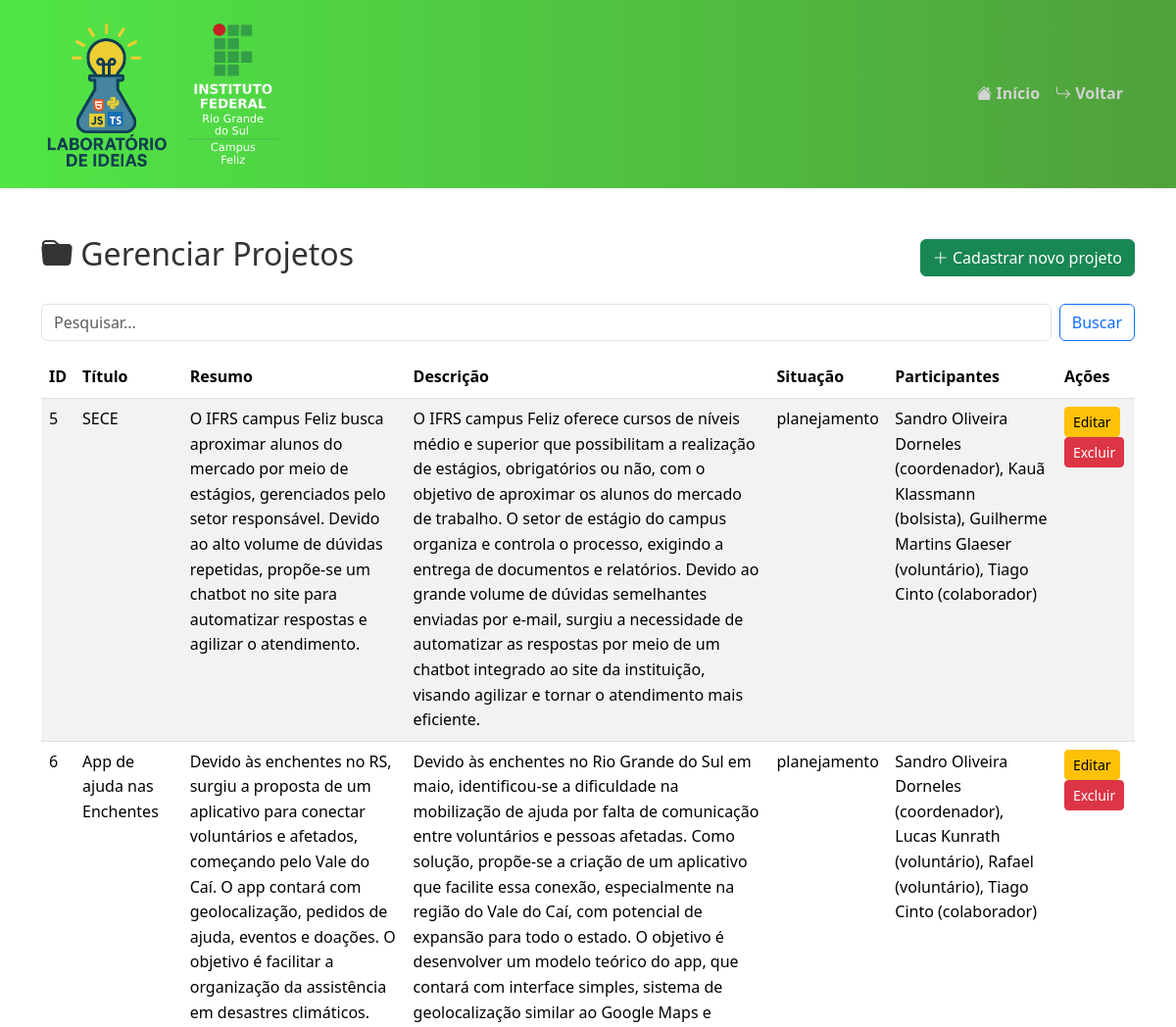
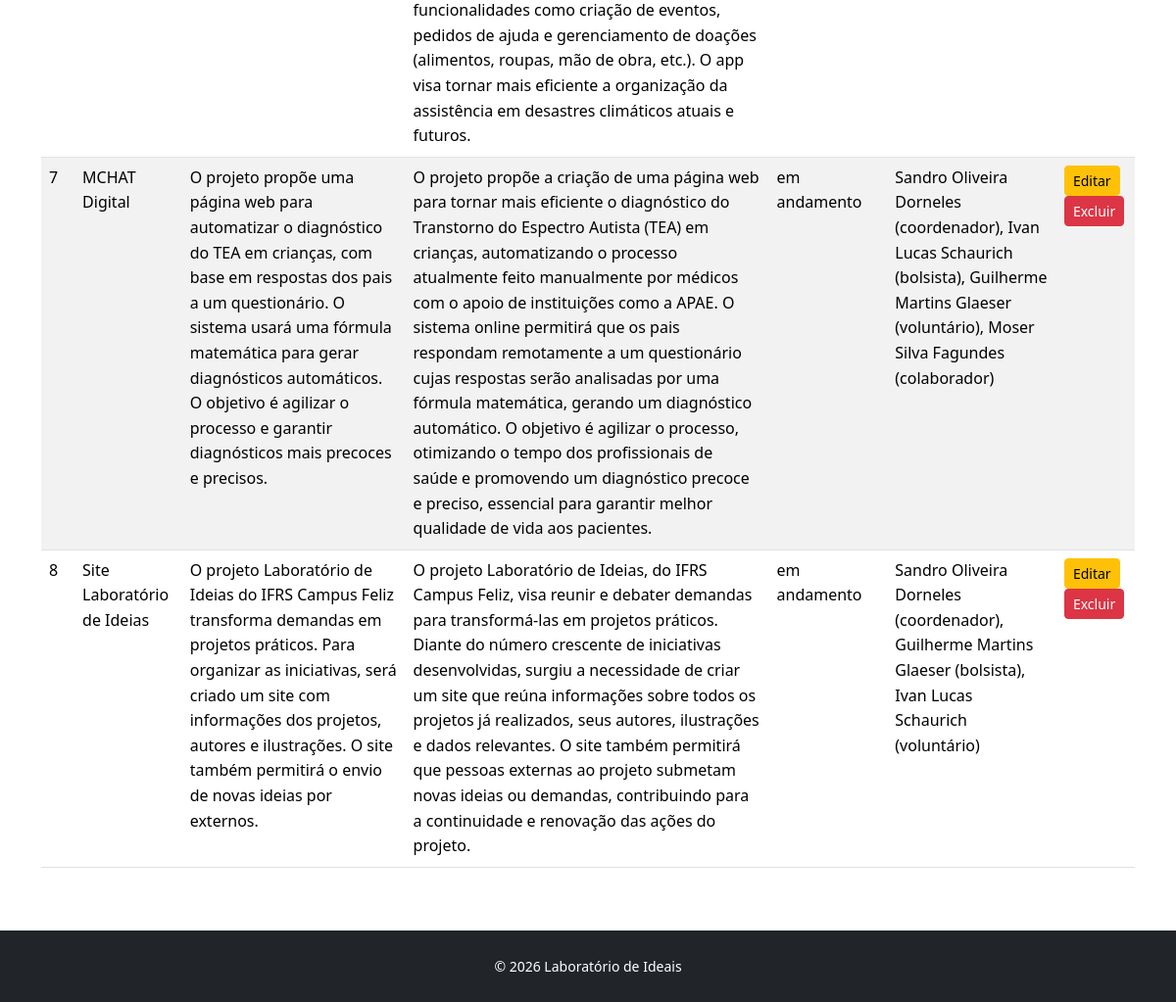
/dashboard_projetos.php, run on the app's committed database (2 pictures, top to bottom).
### tables this page shows
CREATE TABLE `projetos` (
  `id` int(11) NOT NULL,
  `titulo` varchar(150) NOT NULL,
  `resumo` text NOT NULL,
  `descricao` text NOT NULL,
  `situacao` enum('planejamento','em andamento','concluído') NOT NULL DEFAULT 'planejamento',
  `periodo_situacao` int(11) NOT NULL
);

### dashboard_projetos.php (the view, shortened to what this page needs)
<?php
require_once 'db.php';
$search = isset($_GET['search']) ? $conn->real_escape_string($_GET['search']) : '';
$sql = "SELECT * FROM projetos";
$result = $conn->query($sql);
?>
<!DOCTYPE html>
<html lang="pt-br">
<head>
  <link href="https://cdn.jsdelivr.net/npm/bootstrap@5.3.5/dist/css/bootstrap.min.css" rel="stylesheet">
  <link href="assets/css/style.css" rel="stylesheet">
  <link rel="stylesheet" href="https://cdn.jsdelivr.net/npm/bootstrap-icons@1.13.1/font/bootstrap-icons.min.css">
</head>
<body>
  <nav class="navbar navbar-expand-lg navbar-light bg-light">
    <div class="container">
      <a class="navbar-brand" href="#"><img src="assets/img/logo.png" alt="Logo Lab Ideias" height="80"></a>
      <a class="navbar-brand" href="#"><img src="assets/img/ifrs-logo.svg" alt="Logo IFRS" height="80"></a>
      <div class="collapse navbar-collapse" id="navbarNav">
        <ul class="navbar-nav ms-auto">
          <li class="nav-item"><a class="nav-link" href="index.php"><i class="bi bi-house-fill"></i> Início</a></li>
          <li class="nav-item"><a class="nav-link" href="dashboard.php"><i class="bi bi-arrow-return-right"></i> Voltar</a></li>
        </ul>
      </div>
    </div>
  </nav>
  <main class="container py-5">
    <div class="text-center d-flex justify-content-between align-items-center mb-4">
      <h2><i class="bi bi-folder-fill"></i> Gerenciar Projetos</h2>
      <a href="cadastro_projetos.php" class="btn btn-success"><i class="bi bi-plus-lg"></i> Cadastrar novo projeto</a>
    </div>
    <form class="d-flex mb-3" method="get">
      <input class="form-control me-2" type="search" name="search"
             value="<?php echo htmlspecialchars($search); ?>" placeholder="Pesquisar...">
      <button class="btn btn-outline-primary" type="submit">Buscar</button>
    </form>
    <table class="table table-striped">
      <thead>
        <tr>
          <th>ID</th>
          <th>Título</th>
          <th>Resumo</th>
          <th>Descrição</th>
          <th>Situação</th>
          <th>Participantes</th>
          <th>Ações</th>
        </tr>
      </thead>
      <tbody>
        <?php while ($row = $result->fetch_assoc()): ?>
          <tr>
            <td><?= $row['id'] ?></td>
            <td><?= htmlspecialchars($row['titulo']) ?></td>
            <td><?= htmlspecialchars($row['resumo']) ?></td>
            <td><?= htmlspecialchars($row['descricao']) ?></td>
            <td><?= htmlspecialchars($row['situacao']) ?></td>
            <td>
              <?php
                $id_projeto = $row['id'];
                $participants = $conn->query("SELECT nome_completo, tipo FROM participantes WHERE id_projeto = $id_projeto");
                if ($participants && $participants->num_rows > 0) {
                    $lista = [];
                    while ($p = $participants->fetch_assoc()) {
                        $lista[] = htmlspecialchars($p['nome_completo']) . " (" . htmlspecialchars($p['tipo']) . ")";
                    }
                    echo implode(", ", $lista);
                } else {
                    echo "Nenhum participante";
                }
              ?>
            </td>
            <td>
              <a href="edit_projeto.php?id=<?= $row['id'] ?>" class="btn btn-sm btn-warning">Editar</a>
              <form method="post" class="d-inline delete-form">
                <button type="submit" class="btn btn-sm btn-danger" onclick="return confirm('Excluir projeto?');">
                  Excluir
                </button>
              </form>
            </td>
          </tr>
        <?php endwhile; ?>
      </tbody>
    </table>
  </main>
  <?php include 'footer.php'; ?>
</body>
</html>

### footer.php (shortened to what this page needs)
<footer class="bg-dark text-white py-4 text-center">
  <div class="container">
    <small>&copy; <?php echo date('Y'); ?> Laboratório de Ideais</small>
  </div>
</footer>

### assets/css/style.css (style rules this page uses)
body { margin: 0; padding: 0; font-family: 'Segoe UI', Tahoma, Geneva, Verdana, sans-serif; line-height: 1.6; color: #333; }
nav { background: linear-gradient(to right, rgb(80, 230, 70), rgb(80, 160, 60)); box-shadow: 0 0 5px rgba(0, 0, 0, 0.1); }
nav .container { display: flex; align-items: center; justify-content: space-between; padding: 0.5rem 1rem; }
.navbar-brand img { max-height: 150px; height: auto; }
.navbar { display: flex; align-items: center; gap: 1rem; }
.nav-link { font-weight: 600; color: rgb(210, 210, 210); transition: color 0.3s ease, text-shadow 0.3s ease; }
footer { background-color: #222; color: #bbb; padding: 1rem 0; text-align: center; }
footer small { font-size: 0.875rem; }

### dashboard_projetos.php (style rules this page uses)
html, body { height: 100%; }
body { display: flex; flex-direction: column; }
main { flex: 1; }

### data on the page
projetos: id "5", titulo "SECE", resumo "O IFRS campus Feliz busca aproximar alunos do mercado por meio de estágios, gerenciados pelo setor responsável. Devido ao alto volume de dúvidas repetidas, propõe-se um chatbot no site para automatizar respostas e agilizar o atendimento.", descricao "O IFRS campus Feliz oferece cursos de níveis médio e superior que possibilitam a realização de estágios, obrigatórios ou não, com o objetivo de aproximar os alunos do mercado de trabalho. O setor de estágio do campus organiza e controla o processo, exigindo a entrega de documentos e relatórios. Devido ao grande volume de dúvidas semelhantes enviadas por e-mail, surgiu a necessidade de automatizar as respostas por meio de um chatbot integrado ao site da instituição, visando agilizar e tornar o atendimento mais eficiente.", situacao "planejamento", lista "Sandro Oliveira Dorneles (coordenador), Kauã Klassmann (bolsista), Guilherme Martins Glaeser (voluntário), Tiago Cinto (colaborador)"
projetos: id "6", titulo "App de ajuda nas Enchentes", resumo "Devido às enchentes no RS, surgiu a proposta de um aplicativo para conectar voluntários e afetados, começando pelo Vale do Caí. O app contará com geolocalização, pedidos de ajuda, eventos e doações. O objetivo é facilitar a organização da assistência em desastres climáticos.", descricao "Devido às enchentes no Rio Grande do Sul em maio, identificou-se a dificuldade na mobilização de ajuda por falta de comunicação entre voluntários e pessoas afetadas. Como solução, propõe-se a criação de um aplicativo que facilite essa conexão, especialmente na região do Vale do Caí, com potencial de expansão para todo o estado. O objetivo é desenvolver um modelo teórico do app, que contará com interface simples, sistema de geolocalização similar ao Google Maps e funcionalidades como criação de eventos, pedidos de ajuda e gerenciamento de doações (alimentos, roupas, mão de obra, etc.). O app visa tornar mais eficiente a organização da assistência em desastres climáticos atuais e futuros.", situacao "planejamento", lista "Sandro Oliveira Dorneles (coordenador), Lucas Kunrath (voluntário), Rafael (voluntário), Tiago Cinto (colaborador)"
projetos: id "7", titulo "MCHAT Digital", resumo "O projeto propõe uma página web para automatizar o diagnóstico do TEA em crianças, com base em respostas dos pais a um questionário. O sistema usará uma fórmula matemática para gerar diagnósticos automáticos. O objetivo é agilizar o processo e garantir diagnósticos mais precoces e precisos.", descricao "O projeto propõe a criação de uma página web para tornar mais eficiente o diagnóstico do Transtorno do Espectro Autista (TEA) em crianças, automatizando o processo atualmente feito manualmente por médicos com o apoio de instituições como a APAE. O sistema online permitirá que os pais respondam remotamente a um questionário cujas respostas serão analisadas por uma fórmula matemática, gerando um diagnóstico automático. O objetivo é agilizar o processo, otimizando o tempo dos profissionais de saúde e promovendo um diagnóstico precoce e preciso, essencial para garantir melhor qualidade de vida aos pacientes.", situacao "em andamento", lista "Sandro Oliveira Dorneles (coordenador), Ivan Lucas Schaurich (bolsista), Guilherme Martins Glaeser (voluntário), Moser Silva Fagundes (colaborador)"
projetos: id "8", titulo "Site Laboratório de Ideias", resumo "O projeto Laboratório de Ideias do IFRS Campus Feliz transforma demandas em projetos práticos. Para organizar as iniciativas, será criado um site com informações dos projetos, autores e ilustrações. O site também permitirá o envio de novas ideias por externos.", descricao "O projeto Laboratório de Ideias, do IFRS Campus Feliz, visa reunir e debater demandas para transformá-las em projetos práticos. Diante do número crescente de iniciativas desenvolvidas, surgiu a necessidade de criar um site que reúna informações sobre todos os projetos já realizados, seus autores, ilustrações e dados relevantes. O site também permitirá que pessoas externas ao projeto submetam novas ideias ou demandas, contribuindo para a continuidade e renovação das ações do projeto.", situacao "em andamento", lista "Sandro Oliveira Dorneles (coordenador), Guilherme Martins Glaeser (bolsista), Ivan Lucas Schaurich (voluntário)"
